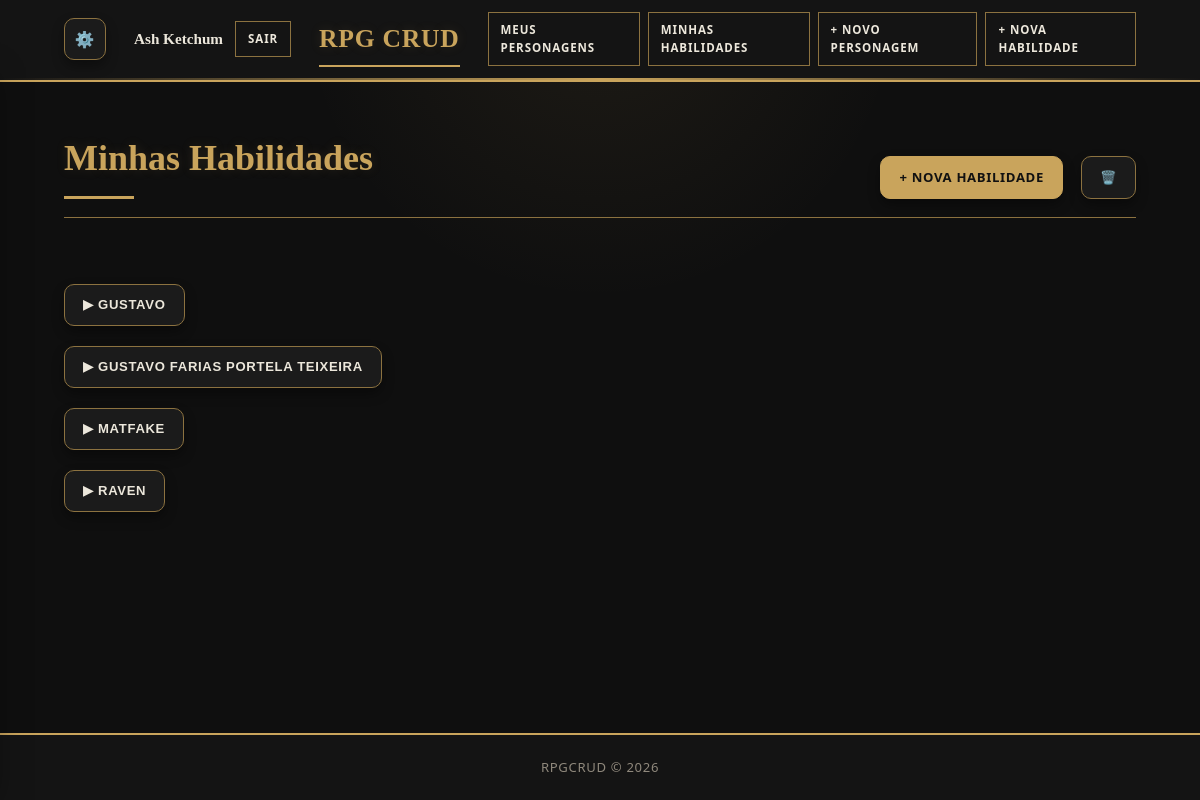
Screenshot of /pages/index2.php (signed in) with the database file from the repository.
### tables this page shows
CREATE TABLE `personagem` (
  `id_usuario` int(11) DEFAULT NULL,
  `id` int(11) NOT NULL,
  `nome` varchar(100) NOT NULL,
  `idade` int(11) DEFAULT NULL,
  `raca` varchar(40) NOT NULL,
  `nivel` int(11) NOT NULL,
  `agilidade` int(11) NOT NULL,
  `forca` int(11) NOT NULL,
  `intelecto` int(11) NOT NULL,
  `constituicao` int(11) NOT NULL,
  `carisma` int(11) NOT NULL,
  `magia` int(11) NOT NULL,
  `aparencia` varchar(255) DEFAULT NULL,
  `deletado` tinyint(1) NOT NULL DEFAULT 0,
  `lore` text DEFAULT NULL
);

### config/database.php (called while the page is built, shortened)
<?php
function getConexao(): PDO {
    $dsn = "mysql:host=" . DB_HOST . ";dbname=" . DB_NAME . ";charset=" . DB_CHARSET;
    $opcoes = [
        PDO::ATTR_ERRMODE            => PDO::ERRMODE_EXCEPTION,
        PDO::ATTR_DEFAULT_FETCH_MODE => PDO::FETCH_ASSOC,
        PDO::ATTR_EMULATE_PREPARES   => false,
    ];
    return new PDO($dsn, DB_USER, DB_PASS, $opcoes);
}

### repository/PersonagemRepository.php (called while the page is built, shortened)
<?php
require_once __DIR__ . '/../config/database.php';
require_once __DIR__ . '/../entity/Personagem.php';
class PersonagemRepository {
    private PDO $pdo;
    public function __construct() {
        $this->pdo = getConexao();
    }
    public function listarPorUsuario(int $usuarioId): array {
        $stmt = $this->pdo->prepare(
            'SELECT * FROM personagem WHERE id_usuario = :idu ORDER BY nome ASC'
        );
        $stmt->execute([':idu' => $usuarioId]);
        $lista = [];
        foreach ($stmt->fetchAll() as $dados) {
            $lista[] = new Personagem($dados);
        }
        return $lista;
    }
}

### entity/Personagem.php (called while the page is built, shortened)
<?php
class Personagem {
    private string $nome;
    public function __construct(array $dados) {
        $this->nome              =        $dados['nome']       ?? '';
        $this->nivel             = (int) ($dados['nivel']        ?? 0);
        $this->forca             = (int) ($dados['forca']       ?? 0);
        $this->intelecto         = (int) ($dados['intelecto']      ?? 0);
        $this->constituicao      = (int) ($dados['constituicao'] ?? 0);
        $this->carisma           = (int) ($dados['carisma']        ?? 0);
        $this->magia             = (int) ($dados['magia']       ?? 0);
    }
    public function getNome():            string { return $this->nome; }
}

### pages/index2.php (the view, shortened to what this page needs)
<?php
require_once __DIR__ . '/../repository/PersonagemRepository.php';
$repoPersonagem = new PersonagemRepository();
$personagens = $repoPersonagem->listarPorUsuario($_SESSION['id_usuario']);
$repoHabilidade = new HabilidadeRepository();
$habilidades = $repoHabilidade->listarPorUsuario($_SESSION['id_usuario']);
require_once __DIR__ . '/../includes/header.php';
?>
<div class="page-header">
  <h2>Minhas Habilidades</h2>
  <a href="habilidade_create.php" class="btn btn-primary btn-inicial">+ Nova Habilidade</a>
  <a href="habilidades_deletadas.php" class="btn" id="btn-deletados">🗑️</a>
</div>
<?php if (empty($habilidades)): ?>
  <div class="empty-state">
    <p>Você ainda não cadastrou nenhuma habilidade.</p>
    <a href="habilidade_create.php" class="btn btn-primary">Cadastrar agora</a>
  </div>
<?php else: ?>
  <div class="personagens-container">
    <?php foreach ($personagens as $p): ?>
      <br>
      <button class="btn btn-personagem">
        ▶ <?= $p->getNome() ?>
      </button>
    <?php endforeach; ?>
  </div>
<?php endif; ?>
<?php require_once __DIR__ . '/../includes/footer.php'; ?>

### assets/style.css (style rules this page uses)
*, *::before, *::after { box-sizing: border-box; margin: 0; padding: 0; }
html { min-height: 100%; }
body { position: relative; isolation: isolate; min-height: 100vh; display: flex; flex-direction: column; color: var(--ink); background: radial-gradient( circle at top, color-mix(in srgb, var(--cor-principal) 8%, transparent), transparent 30% ), #0f0f0f; font-family: "Trebuchet MS", "Segoe UI", system-ui, sans-serif; font-size: 15px; line-height: 1.6; }
a { color: var(--cor-principal); text-decoration: none; transition: .2s; }
.page-header { display: flex; align-items: flex-end; justify-content: space-between; gap: 18px; margin-bottom: 32px; padding-bottom: 18px; border-bottom: 1px solid var(--cor-principal-dark); }
.btn-inicial { margin-left:auto; }
.page-header h2 { position: relative; color: var(--cor-principal); font-family: Georgia, "Times New Roman", serif; font-size: clamp(2rem, 3vw, 2.8rem); font-weight: 700; }
.page-header h2::after { content: ""; display: block; width: 70px; height: 3px; margin-top: 8px; background: var(--cor-principal); }
.btn { display: inline-flex; align-items: center; justify-content: center; gap: 8px; min-height: 42px; padding: 10px 18px; border: 1px solid var(--cor-principal-dark); border-radius: var(--radius); background: #1b1b1b; color: var(--ink); font-size: .82rem; font-weight: 900; letter-spacing: .05em; text-transform: uppercase; text-decoration: none; cursor: pointer; transition: transform .15s ease, background .15s ease, border-color .15s ease, color .15s ease; box-shadow: var(--shadow-sm); }
.btn-primary { background: var(--cor-principal); color: #111; border-color: var(--cor-principal); }
.page-header h2, .login-logo, .logo { text-shadow: 0 0 12px color-mix(in srgb, var(--cor-principal) 15%, transparent); }
.btn-personagem { cursor: pointer; margin: 10px 0; }

### rows the page displays
personagem: nome "GUSTAVO"
personagem: nome "GUSTAVO FARIAS PORTELA TEIXEIRA"
personagem: nome "MATFAKE"
personagem: nome "RAVEN"

### other values shown
$nomeUser "Ash Ketchum"
